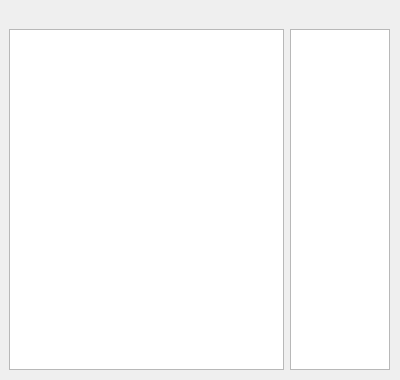
<?xml version="1.0" encoding="UTF-8"?>
<ui version="4.0">
 <class>CAddons</class>
 <widget class="QWidget" name="CAddons">
  <property name="geometry">
   <rect>
    <x>0</x>
    <y>0</y>
    <width>400</width>
    <height>380</height>
   </rect>
  </property>
  <property name="windowTitle">
   <string>Form</string>
  </property>
  <widget class="QWidget" name="gridLayoutWidget">
   <property name="geometry">
    <rect>
     <x>9</x>
     <y>29</y>
     <width>381</width>
     <height>341</height>
    </rect>
   </property>
   <layout class="QGridLayout" name="gridLayout">
    <item row="0" column="0">
     <widget class="QListWidget" name="listAddons">
      <property name="styleSheet">
       <string notr="true"/>
      </property>
     </widget>
    </item>
    <item row="0" column="1">
     <widget class="QListWidget" name="listStatus">
      <property name="maximumSize">
       <size>
        <width>100</width>
        <height>16777215</height>
       </size>
      </property>
      <property name="isWrapping" stdset="0">
       <bool>false</bool>
      </property>
     </widget>
    </item>
   </layout>
  </widget>
 </widget>
 <resources/>
 <connections/>
</ui>
